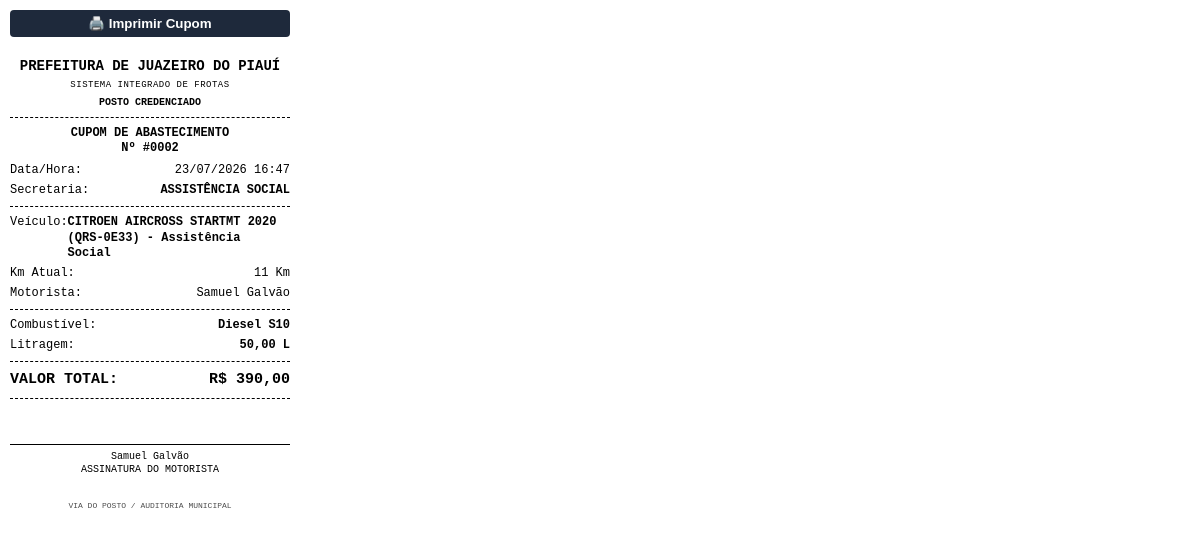
Page /posto/nota/2 (signed in) on the committed database.
### goat.py (models this page shows)
class Abastecimento(db.Model):
    __tablename__ = 'abastecimentos'
    id = db.Column(db.Integer, primary_key=True)
    veiculo = db.Column(db.String(100), nullable=False)
    secretaria = db.Column(db.String(100), nullable=False)
    motorista = db.Column(db.String(100), nullable=False)
    combustivel = db.Column(db.String(50), nullable=False)
    litros = db.Column(db.Float, nullable=False)
    km_atual = db.Column(db.Integer, nullable=False)
    valor_total = db.Column(db.Float, nullable=False)
    data = db.Column(db.DateTime, nullable=False, default=datetime.now)
    status = db.Column(db.String(30), default='Concluído')
    @property
    def valor_total_formatado(self):
        return formata_real(self.valor_total)

### goat.py (the view)
@app.route('/posto/nota/<int:id>')
def nota_abastecimento(id):
    if 'usuario_posto' not in session and 'usuario_admin' not in session:
        return redirect(url_for('login_posto'))
    item = db.session.get(Abastecimento, id)
    if not item: return redirect(url_for('lancar_abastecimento'))
    return render_template('nota_abastecimento.html', item=item)

### goat.py (called while the page is built)
@app.before_request
def exigir_login():
    rotas_livres = ['login', 'static']
    if request.endpoint and request.endpoint not in rotas_livres and 'usuario_admin' not in session and 'usuario_posto' not in session:
        return redirect(url_for('login'))

def formata_real(v):
    try:
        val = float(v or 0.0)
    except (ValueError, TypeError):
        val = 0.0
    return f"R$ {val:,.2f}".replace(',', 'X').replace('.', ',').replace('X', '.')

### templates/nota_abastecimento.html (shortened to what this page needs)
<!DOCTYPE html>
<html lang="pt-br">
<head>
</head>
<body onload="window.print();">
    <div class="no-print">
        <button class="btn-print" onclick="window.print()">🖨️ Imprimir Cupom</button>
    </div>
    <div class="text-center">
        <div class="titulo">PREFEITURA DE JUAZEIRO DO PIAUÍ</div>
        <div style="font-size: 9px; letter-spacing: 0.5px;">SISTEMA INTEGRADO DE FROTAS</div>
        <div style="font-size: 10px; font-weight: bold; margin-top: 4px;">POSTO CREDENCIADO</div>
    </div>
    <div class="linha-divisoria"></div>
    <div class="text-center" style="font-weight: bold; font-size: 12px; margin-bottom: 6px;">
        CUPOM DE ABASTECIMENTO<br>
        Nº #{{ "%04d"|format(item.id) }}
    </div>
    <div class="campo">
        <span>Data/Hora:</span>
        <span>{{ item.data.strftime('%d/%m/%Y %H:%M') if item.data.strftime else item.data }}</span>
    </div>
    <div class="campo">
        <span>Secretaria:</span>
        <span style="font-weight: bold;">{{ item.secretaria.upper() if item.secretaria else '' }}</span>
    </div>
    <div class="linha-divisoria"></div>
    <div class="campo">
        <span>Veículo:</span>
        <span style="font-weight: bold;">{{ item.veiculo }}</span>
    </div>
    <div class="campo">
        <span>Km Atual:</span>
        <span>{{ "{:,}".format(item.km_atual or 0).replace(',', '.') }} Km</span>
    </div>
    <div class="campo">
        <span>Motorista:</span>
        <span>{{ item.motorista }}</span>
    </div>
    <div class="linha-divisoria"></div>
    <div class="campo">
        <span>Combustível:</span>
        <span style="font-weight: bold;">{{ item.combustivel }}</span>
    </div>
    <div class="campo">
        <span>Litragem:</span>
        <strong>{{ "%.2f"|format(item.litros or 0.0)|replace('.', ',') }} L</strong>
    </div>
    <div class="linha-divisoria"></div>
    <div class="campo valor-destaque">
        <span>VALOR TOTAL:</span>
        <span>{{ item.valor_total_formatado }}</span>
    </div>
    <div class="linha-divisoria"></div>
    <div class="assinatura">
        {{ item.motorista }}<br>
        ASSINATURA DO MOTORISTA
    </div>
    <div style="text-align: center; font-size: 8px; margin-top: 25px; opacity: 0.7; text-transform: uppercase;">
        Via do Posto / Auditoria Municipal
    </div>
</body>
</html>

### templates/nota_abastecimento.html (style rules this page uses)
body { font-family: 'Courier New', Courier, monospace; width: 280px; margin: 0; padding: 10px; color: #000; font-size: 12px; line-height: 1.3; }
.text-center { text-align: center; }
.linha-divisoria { border-top: 1px dashed #000; margin: 8px 0; }
.titulo { font-size: 14px; font-weight: bold; margin: 5px 0; text-transform: uppercase; }
.valor-destaque { font-size: 15px; font-weight: bold; }
.campo { display: flex; justify-content: space-between; margin-bottom: 4px; }
.assinatura { margin-top: 45px; border-top: 1px solid #000; text-align: center; padding-top: 5px; font-size: 10px; }
.btn-print { background: #1e293b; color: white; border: none; padding: 6px 12px; width: 100%; border-radius: 4px; font-weight: bold; cursor: pointer; margin-bottom: 15px; }

### rows in the picture
Abastecimento: id "0002", data "23/07/2026 16:47", secretaria "ASSISTÊNCIA SOCIAL", veiculo "CITROEN AIRCROSS STARTMT 2020 (QRS-0E33) - Assistência Social", km_atual "11", motorista "Samuel Galvão", combustivel "Diesel S10", litros "50,00", valor_total_formatado "R$ 390,00"
